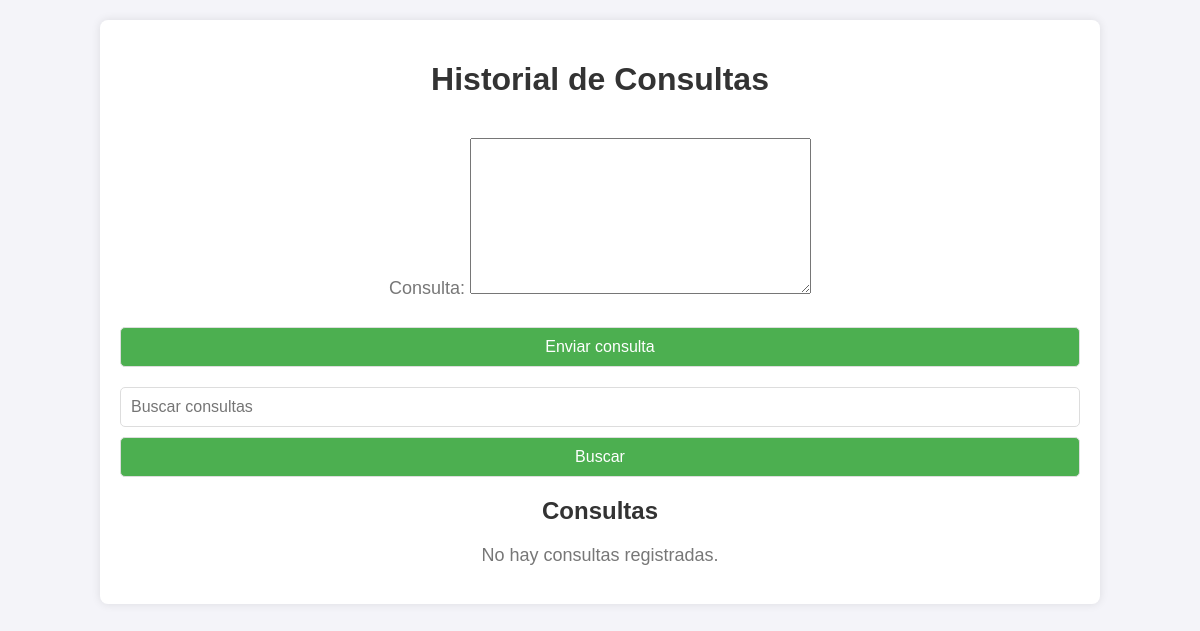
The page /accounts/historial/ (signed in) on the database as committed earlier.
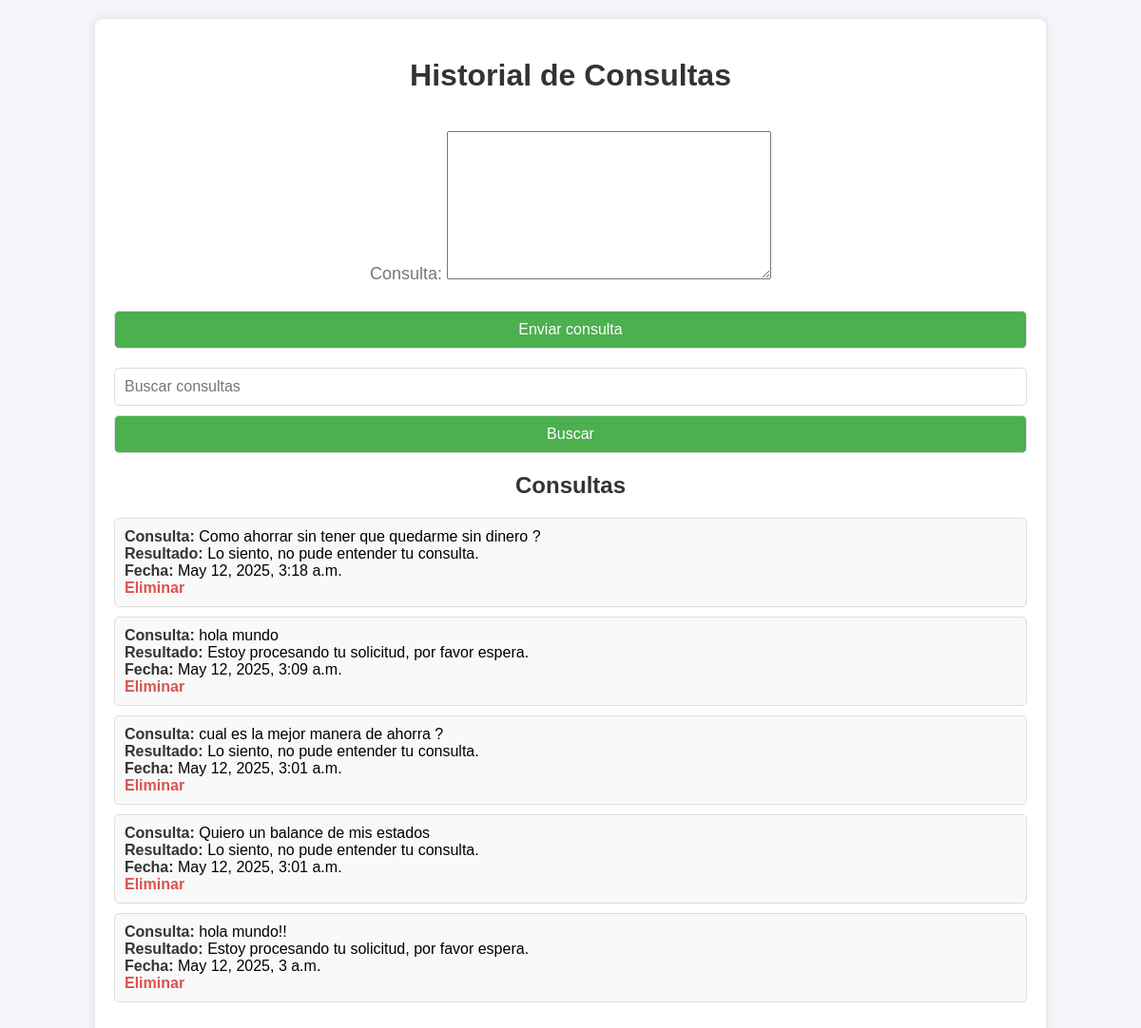
The same page on the database as committed later.
### accounts/models.py (models this page shows, shortened)
class Consulta(models.Model):
    usuario = models.ForeignKey(User, on_delete=models.CASCADE)
    consulta = models.TextField()
    resultado = models.TextField(null=True, blank=True)  # Aquí se guarda la respuesta automática
    fecha = models.DateTimeField(auto_now_add=True)

### accounts/views.py (the view, shortened to what this page needs)
# urls.py: path('historial/', views.historial_consultas, name='historial_consultas'),
@login_required
def historial_consultas(request):
    form = ConsultaForm()
    consultas = Consulta.objects.filter(usuario=request.user)
    query = request.GET.get('q')
    if query:
        consultas = consultas.filter(
            Q(consulta__icontains=query) | Q(resultado__icontains=query)
        )
    consultas = consultas.order_by('-fecha')
    return render(request, 'accounts/historial.html', {
        'form': form,
        'consultas': consultas,
        'query': query or '',
    })

### accounts/forms.py
class ConsultaForm(forms.ModelForm):
    class Meta:
        model = Consulta
        fields = ['consulta']  # Solo se necesita el campo consulta

### accounts/templates/accounts/historial.html (shortened to what this page needs)
<!DOCTYPE html>
<html lang="es">
<head>
</head>
<body>
    <div class="container">
        <h1>Historial de Consultas</h1>
        <form method="POST" action="{% url 'historial_consultas' %}">
            {{ form.as_p }}
            <button type="submit">Enviar consulta</button>
        </form>
        <form method="GET" action="{% url 'historial_consultas' %}">
            <input type="text" name="q" value="{{ query }}" placeholder="Buscar consultas">
            <button type="submit">Buscar</button>
        </form>
        <h2>Consultas</h2>
        {% if consultas %}
            <ul>
                {% for consulta in consultas %}
                    <li>
                        <strong>Consulta:</strong> {{ consulta.consulta }} <br>
                        <strong>Resultado:</strong> {{ consulta.resultado }} <br>
                        <strong>Fecha:</strong> {{ consulta.fecha }} <br>
                        <a href="{% url 'eliminar_consulta' consulta.id %}">Eliminar</a>
                    </li>
                {% endfor %}
            </ul>
        {% else %}
            <p>No hay consultas registradas.</p>
        {% endif %}
    </div>
</body>
</html>

Rows that differ between the two databases and show on the page:
added Consulta: consulta "Como ahorrar sin tener que quedarme sin dinero ?", resultado "Lo siento, no pude entender tu consulta.", fecha "May 12, 2025, 3:18 a.m."
added Consulta: consulta "hola mundo", resultado "Estoy procesando tu solicitud, por favor espera.", fecha "May 12, 2025, 3:09 a.m."
added Consulta: consulta "cual es la mejor manera de ahorra ?", resultado "Lo siento, no pude entender tu consulta.", fecha "May 12, 2025, 3:01 a.m."
added Consulta: consulta "Quiero un balance de mis estados", resultado "Lo siento, no pude entender tu consulta.", fecha "May 12, 2025, 3:01 a.m."
added Consulta: consulta "hola mundo!!", resultado "Estoy procesando tu solicitud, por favor espera.", fecha "May 12, 2025, 3 a.m."
Other text that changed with them:
text no longer shown: "No hay consultas registradas."
